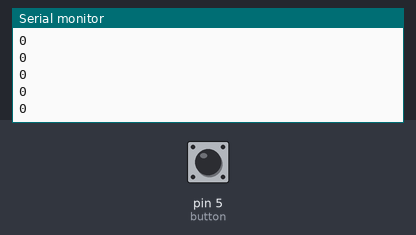
The sketch below on a simulated Arduino Uno, built with avr-gcc and run on an emulated ATmega328P. Parts: the last lines printed to the serial monitor. The inputs (shaded band) are chosen by the test bench; at power-on: pin 5 (button) LOW.

Above: at 1.2 s.
1.3 s: pin 5 (button) pulled HIGH for 0.15 s
At 1.9 s:
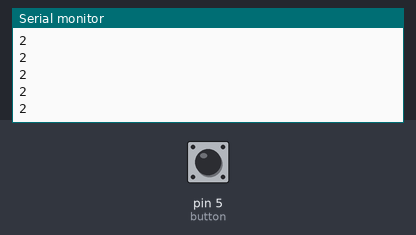
2.9 s: pin 5 (button) pulled HIGH for 1 s
At 3.41 s:
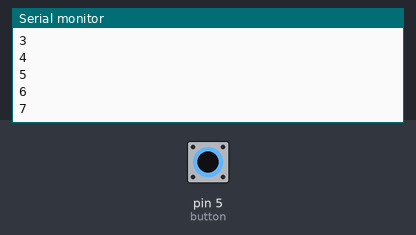
5.4 s: pin 5 (button) pulled HIGH for 0.15 s
At 6.5 s:
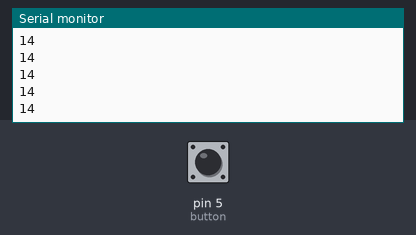
Timing chart, 0 to 7.5 s (numbered marks = the images above; inputs shaded):
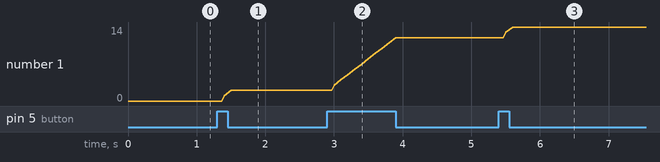

The sketch:

ButtonCounter.ino
```cpp
#define button 5
int counter = 0;
void setup()
{
  pinMode(button, INPUT);
  Serial.begin(9600);
}

void loop()
{
 int but = digitalRead(button);
  if (but == 1)
  {
  	counter= counter + 1;
	delay(100);
    digitalWrite(button,LOW);
  }
  Serial.print(counter);
  Serial.print("\n");

}
```

Measured:
- after the input at 1.3 s, the serial monitor: prints a new line after 0.10 s (image 1)
- after the input at 2.9 s, the serial monitor: prints a new line after 0.10 s (image 2)
- after the input at 5.4 s, the serial monitor: prints a new line after 0.10 s (image 3)
- plotted number 1: 0 → 2 after the input at 1.3 s, 2 → 12 after the input at 2.9 s, 12 → 14 after the input at 5.4 s
